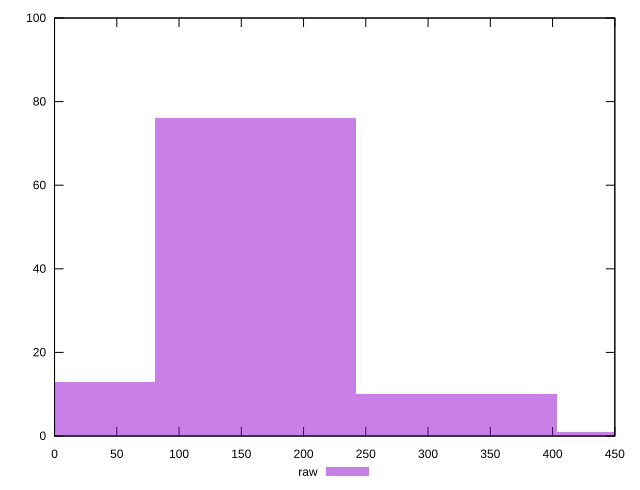

Recreate this plot in gnuplot.
reset

$raw <<EOF
161.3228879107677 76
322.6457758215354 10
0 13
483.96866373230307 1
EOF

set key outside below
set boxwidth 161.3228879107677
set xrange [0:450]
set yrange [0:100]
set trange [0:100]
set style fill transparent solid 0.5 noborder
set terminal svg size 640, 490 enhanced background rgb 'white'
set output "report_00023_2021-02-20T12:14:57.249Z/uses-http2/samples/pages/raw/histogram.svg"

plot $raw title "raw" with boxes

reset
